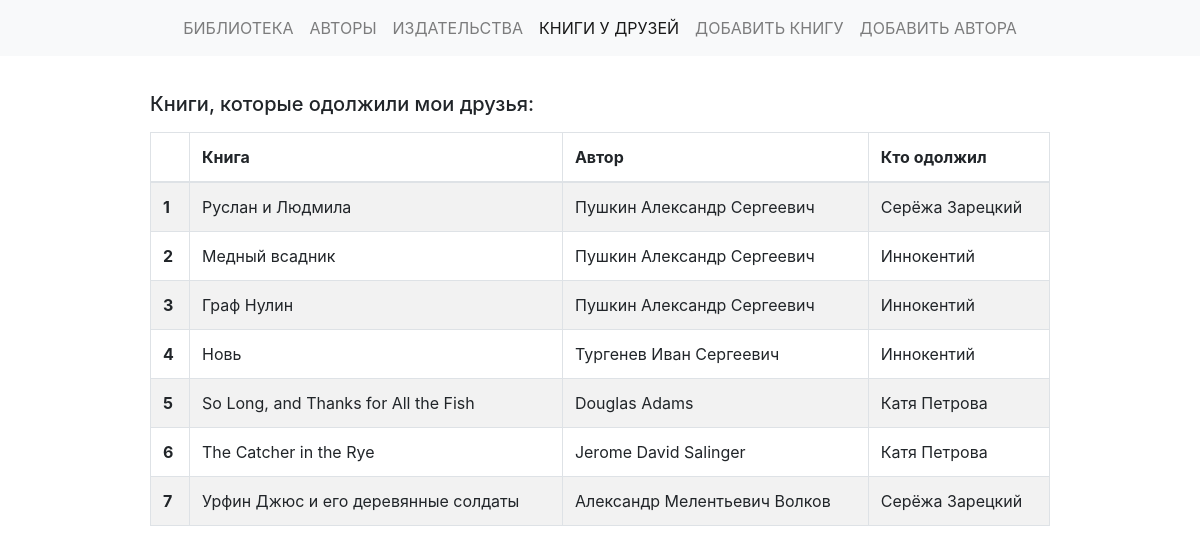
Page /borrowed_books on the committed database.
### p_library/models.py (models this page shows, shortened)
class Book(models.Model):
    ISBN = models.CharField(max_length=13)
    title = models.TextField()
    description = models.TextField()
    year_release = models.SmallIntegerField()
    author = models.ForeignKey(Author, on_delete=models.CASCADE)
    copy_count = models.PositiveIntegerField(default=1)
    price = models.DecimalField(max_digits=100, decimal_places=2, default=0.00)
    publisher = models.ForeignKey(Publisher, related_name="books", on_delete=models.SET_NULL, null=True, blank=True)
    borrower = models.ForeignKey(Friend, related_name="borrowed_books", on_delete=models.SET_NULL, null=True, blank=True)
    cover = models.ImageField(upload_to='book_covers', blank=True)

class Author(models.Model):
    full_name = models.TextField()
    birth_year = models.SmallIntegerField()
    country = models.CharField(max_length=2)
    def __str__(self):
        return self.full_name

class Friend(models.Model):
    name = models.CharField(max_length=200)

### p_library/views.py (the view)
# urls.py: path("borrowed_books", borrowed_books, name="borrowed_books"),
def borrowed_books(request):
    template = loader.get_template("borrowed_books.html")
    borrowed_books = Book.objects.filter(borrower__isnull=False)
    books_data = {"books": borrowed_books}
    return HttpResponse(template.render(books_data))

### p_library/templates/borrowed_books.html (shortened to what this page needs)
{% extends "base.html" %}
{% block nav-borrowed %}<a class="nav-item nav-link active text-uppercase" href="">Книги у друзей</a>{% endblock %}
{% block content %}
    <h5 class="mb-3">Книги, которые одолжили мои друзья:</h5>
    <table class="table table-striped table-bordered">
        <thead>
            <th></th>
            <th>Книга</th>
            <th>Автор</th>
            <th>Кто одолжил</th>
        </thead>
        <tbody>
            {% for book in books %}
            <tr>
                <th>{{ forloop.counter }}</th>
                <td>{{ book.title }}</td>
                <td>{{ book.author }}</td>
                <td>{{ book.borrower.name }}</td>
            </tr>
            {% endfor %}
        </tbody>
    </table>
{% endblock %}

### p_library/static/css/base.css (style rules this page uses)
nav a { text-transform: uppercase; }

### rows in the picture
Book: title "Руслан и Людмила", author "Пушкин Александр Сергеевич", borrower.name "Серёжа Зарецкий"
Book: title "Медный всадник", author "Пушкин Александр Сергеевич", borrower.name "Иннокентий"
Book: title "Граф Нулин", author "Пушкин Александр Сергеевич", borrower.name "Иннокентий"
Book: title "Новь", author "Тургенев Иван Сергеевич", borrower.name "Иннокентий"
Book: title "So Long, and Thanks for All the Fish", author "Douglas Adams", borrower.name "Катя Петрова"
Book: title "The Catcher in the Rye", author "Jerome David Salinger", borrower.name "Катя Петрова"
Book: title "Урфин Джюс и его деревянные солдаты", author "Александр Мелентьевич Волков", borrower.name "Серёжа Зарецкий"
